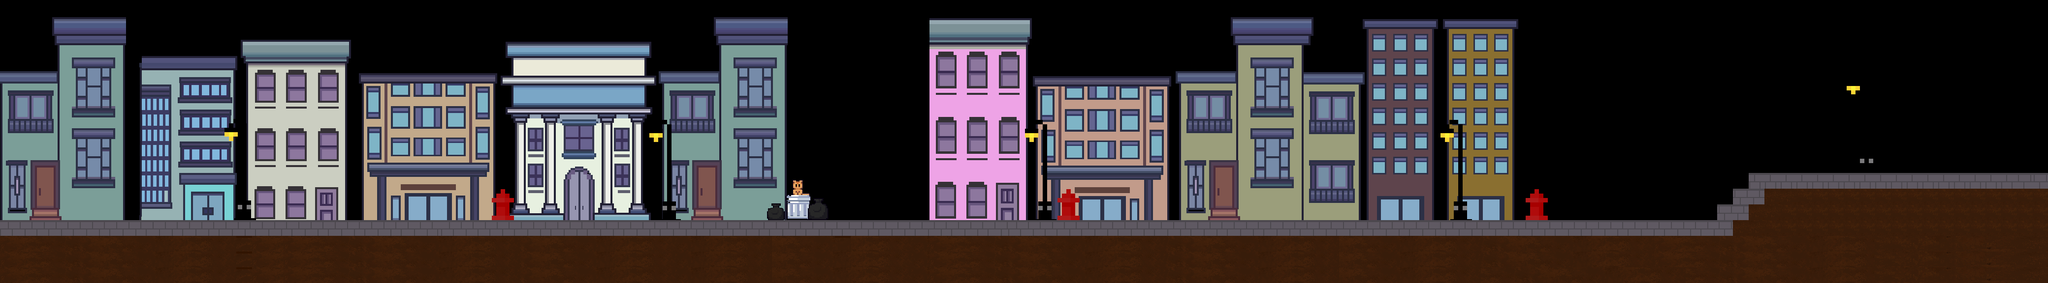

This game map was drawn from its Tiled (.tmx) file and the tilesets committed beside it. A one-line description and the trimmed map source follow:
An orthogonal 130x18 tile map with 32x32 px tiles, 5 tile layers (piso, edificios, CapaNoPasar, capaVerificarGano, ...), 1 hidden layer not drawn, 7 tilesets and 6 objects (abajoFiltro2, arribaFiltro2, abajoFiltro1, arribaFiltro1, abajoFiltro3, ...).

<map version="1.10" tiledversion="1.11.0" orientation="orthogonal" renderorder="right-down" width="130" height="18" tilewidth="32" tileheight="32" infinite="0" nextlayerid="10" nextobjectid="25">
 <tileset firstgid="1" name="fondo_city" tilewidth="32" tileheight="32" tilecount="1953" columns="93">
  <image source="fondo_city.png" width="3000" height="700" />
 </tileset>
 <tileset firstgid="1954" name="edificios" tilewidth="32" tileheight="32" tilecount="1953" columns="93">
  <image source="edificios.png" width="3000" height="700" />
 </tileset>
 <tileset firstgid="3907" name="edif" tilewidth="32" tileheight="32" tilecount="128" columns="8">
  <image source="edif.png" width="265" height="512" />
 </tileset>
 <tileset firstgid="4035" name="detalles" tilewidth="32" tileheight="32" tilecount="1953" columns="93">
  <image source="detalles.png" width="3000" height="700" />
 </tileset>
 <tileset firstgid="5988" source="filtro.tsx" />
 <tileset firstgid="5997" source="nv_boceto_bunk.tsx" />
 <tileset firstgid="7299" source="pisoo.tsx" />
 <layer id="1" name="fondo" width="130" height="18" visible="0">
  <data>[2340 cells, 1316 non-empty, 1287 distinct tile ids]</data>
 </layer>
 <layer id="6" name="piso" width="130" height="18">
  <data>[2340 cells, 577 non-empty, 74 distinct tile ids]</data>
 </layer>
 <layer id="3" name="edificios" width="130" height="18">
  <data>[2340 cells, 1217 non-empty, 1050 distinct tile ids]</data>
 </layer>
 <layer id="7" name="CapaNoPasar" width="130" height="18">
  <data>[2340 cells, 12 non-empty, 12 distinct tile ids]</data>
 </layer>
 <layer id="8" name="capaVerificarGano" width="130" height="18">
  <data>[2340 cells, 38 non-empty, 2 distinct tile ids]</data>
 </layer>
 <layer id="4" name="detalles" width="130" height="18">
  <data>[2340 cells, 734 non-empty, 734 distinct tile ids]</data>
 </layer>
 <objectgroup id="5" name="filtooo">
  <object id="14" name="abajoFiltro2" gid="5995" x="1632" y="448" width="32" height="32" />
  <object id="15" name="arribaFiltro2" gid="5992" x="1632" y="416" width="32" height="32" />
  <object id="21" name="abajoFiltro1" gid="5995" x="3456" y="352" width="32" height="32" />
  <object id="22" name="arribaFiltro1" gid="5992" x="3456" y="320" width="32" height="33.3333" />
  <object id="23" name="abajoFiltro3" gid="5995" x="2944" y="448" width="32" height="32" />
  <object id="24" name="arribaFiltro3" gid="5992" x="2944" y="416" width="32" height="32" />
 </objectgroup>
</map>
